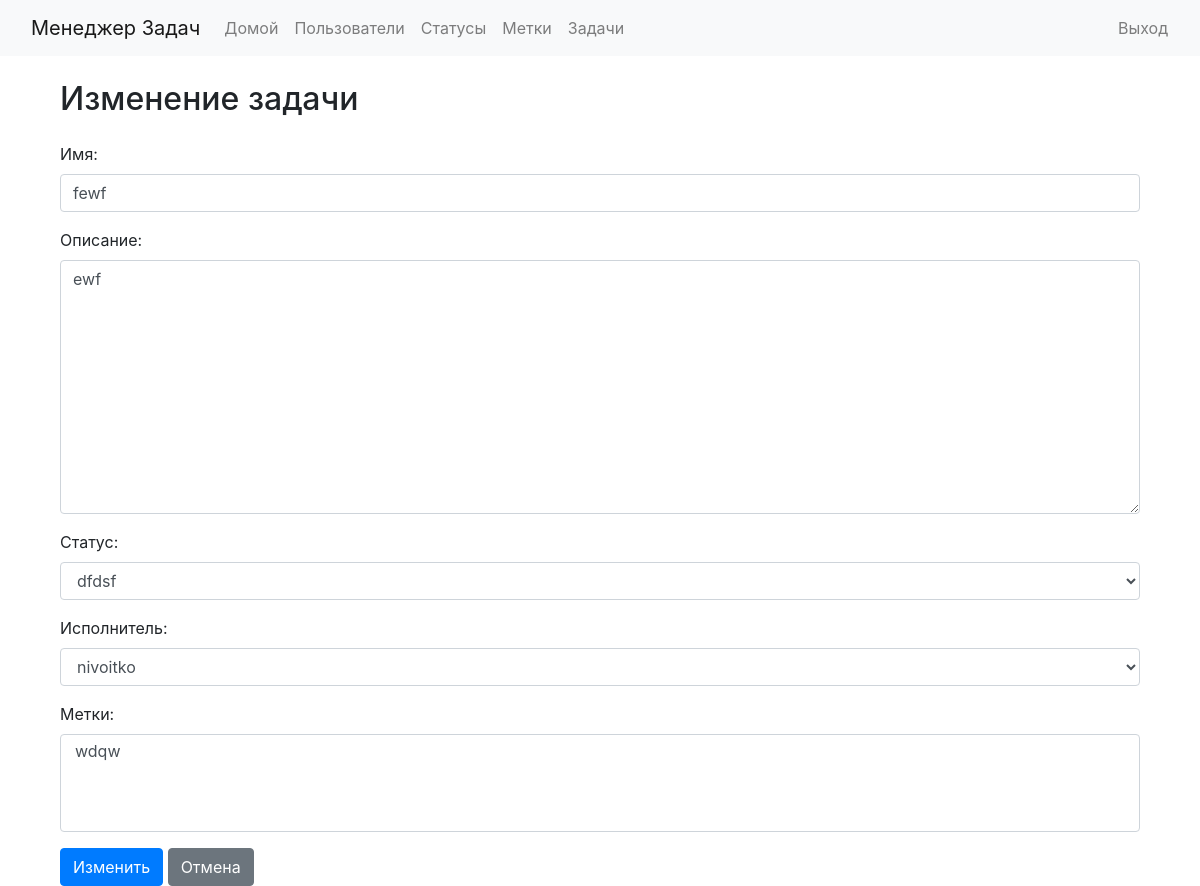
/tasks/1/update/ (signed in), run on an earlier commit of the app's database.
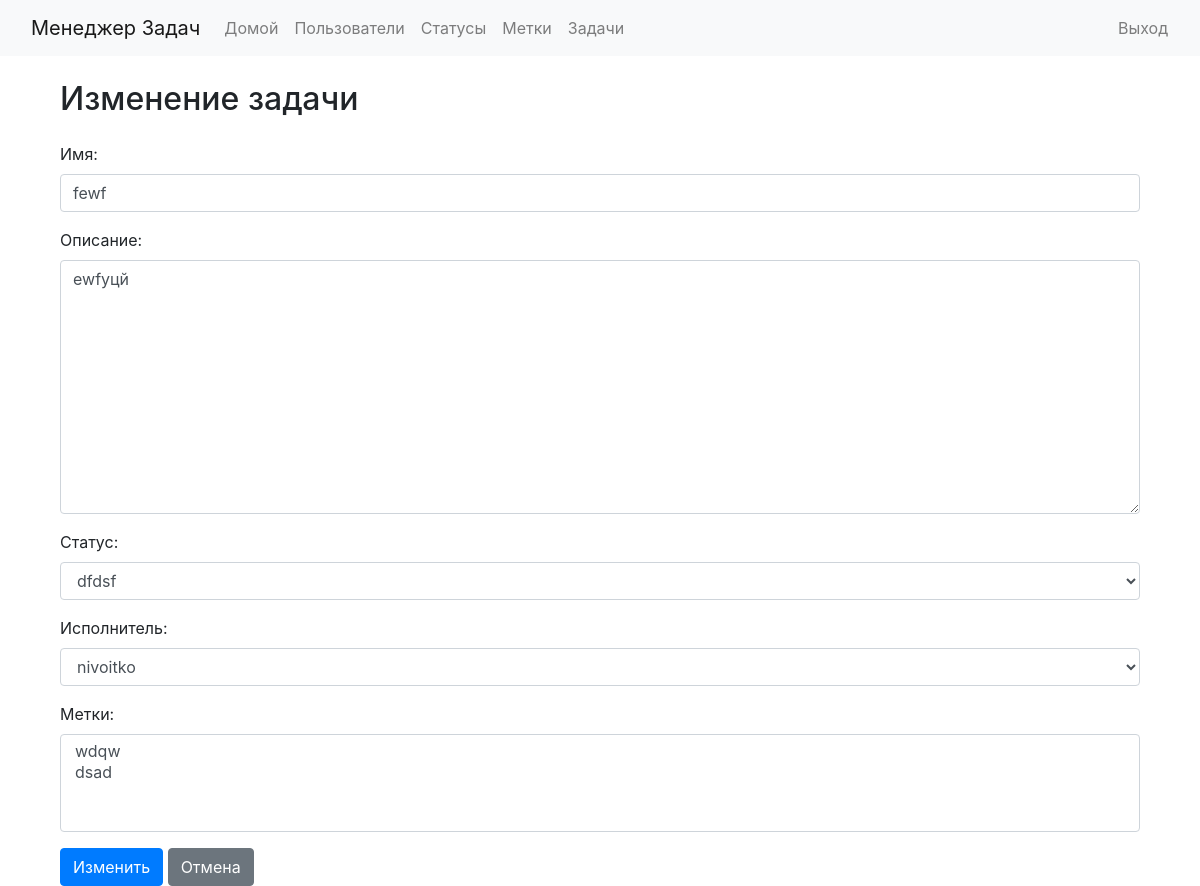
And on a later commit of the database.
### tasks/models.py (models this page shows, shortened)
class Task(models.Model):
    name = models.CharField(max_length=255)
    description = models.TextField()
    status = models.ForeignKey('statuses.Status', on_delete=models.PROTECT)
    assigned_to = models.ForeignKey(User, on_delete=models.PROTECT, null=True, blank=True)
    labels = models.ManyToManyField('labels.Label', related_name='tasks_with_labels', blank=True)
    author = models.ForeignKey(User, on_delete=models.CASCADE, related_name='tasks_created', null=True)

### tasks/views.py (the view, shortened to what this page needs)
# urls.py: path('<int:pk>/update/', TaskUpdateView.as_view(), name='task-update'),
class TaskUpdateView(LoginRequiredMixin, UpdateView):  # Removed UserPassesTestMixin
    model = Task
    template_name = 'tasks/task_form.html'
    form_class = TaskForm
    success_url = reverse_lazy('task-list')

### tasks/forms.py
class TaskForm(forms.ModelForm):
    class Meta:
        model = Task
        fields = ['name', 'description', 'status', 'assigned_to', 'labels']
        labels = {
            'name': 'Имя',
            'description': 'Описание',
            'status': 'Статус',
            'assigned_to': 'Исполнитель',
            'labels': 'Метки',
        }
    def __init__(self, *args, **kwargs):
        super(TaskForm, self).__init__(*args, **kwargs)
        for field in self.fields.values():
            field.widget.attrs['class'] = 'form-control'

### labels/models.py (called while the page is built)
    def __str__(self):
        return self.name

### statuses/models.py (called while the page is built)
    def __str__(self):
        return self.name

### tasks/templates/tasks/task_form.html (shortened to what this page needs)
{% extends 'base.html' %}
{% block content %}
    <div class="container">
        <h2>{% if form.instance.pk %}Изменение задачи{% else %}Создание новой задачи{% endif %}</h2>
        <form method="post" class="mt-4">
            <div class="form-group">
                {{ form.name.label_tag }}
                {{ form.name }}
            </div>
            <div class="form-group">
                {{ form.description.label_tag }}
                {{ form.description }}
            </div>
            <div class="form-group">
                {{ form.status.label_tag }}
                {{ form.status }}
            </div>
            <div class="form-group">
                {{ form.assigned_to.label_tag }}
                {{ form.assigned_to }}
            </div>
            <div class="form-group">
                {{ form.labels.label_tag }}
                {{ form.labels }}
            </div>
            <button type="submit" class="btn btn-primary">{% if form.instance.pk %}Изменить{% else %}Создать{% endif %}</button>
            <a href="{% url 'task-list' %}" class="btn btn-secondary">Отмена</a>
        </form>
    </div>
{% endblock %}

What changed in the data, as far as the page shows it:
changed Task "fewf": description "ewf" → "ewfуцй"
Also different on the page:
form field labels: "wdqw" → "wdqw / dsad"
